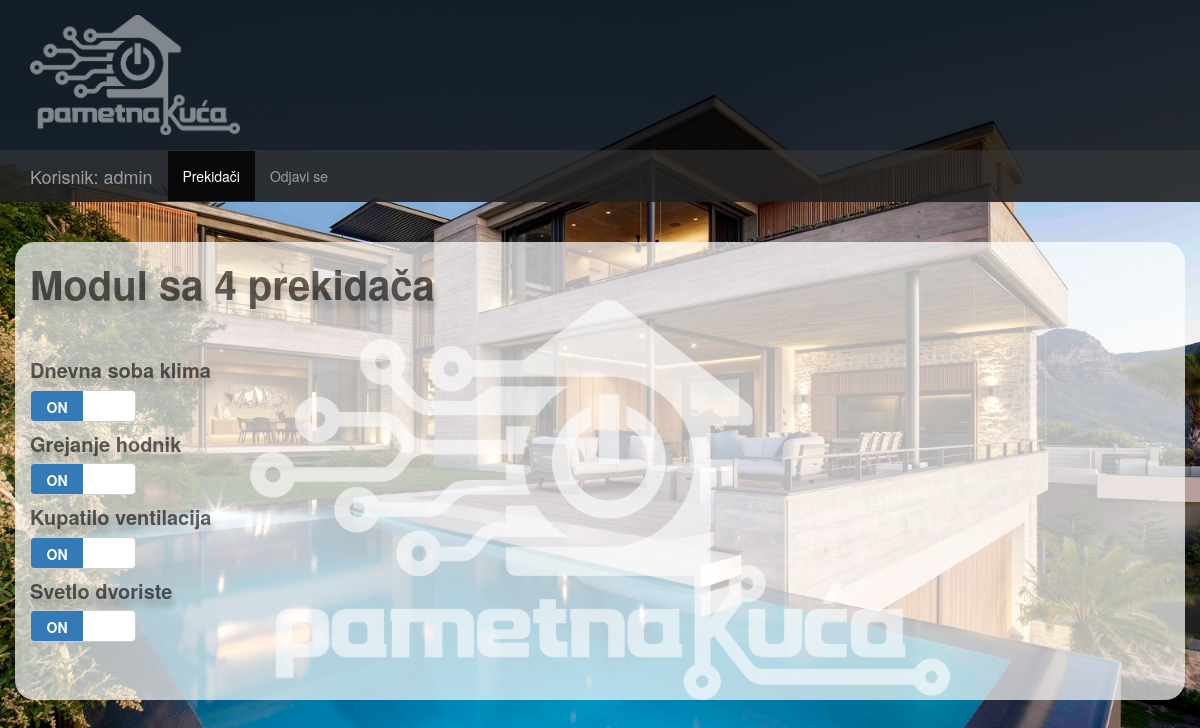
The app's page /smarthomekor.php (signed in) with its own data.
### tables this page shows
CREATE TABLE `korisnici` (
  `id` int(3) UNSIGNED NOT NULL,
  `ime` varchar(20) NOT NULL,
  `prezime` varchar(30) NOT NULL,
  `mail` varchar(50) NOT NULL,
  `korime` varchar(20) NOT NULL,
  `korloz` varchar(256) NOT NULL,
  `status` enum('Administrator','Korisnik','','') NOT NULL,
  `datum` timestamp NOT NULL DEFAULT CURRENT_TIMESTAMP ON UPDATE CURRENT_TIMESTAMP,
  `pr1` int(11) NOT NULL DEFAULT '0',
  `pr2` int(11) NOT NULL DEFAULT '0',
  `pr3` int(11) NOT NULL DEFAULT '0',
  `pr4` int(11) NOT NULL DEFAULT '0'
);

CREATE TABLE `prekidaci` (
  `p1` text NOT NULL,
  `p2` text NOT NULL,
  `p3` text NOT NULL,
  `p4` text NOT NULL
);

### session.php (called while the page is built, shortened)
<?php
$db=@mysqli_connect("localhost", "root", "", "users") or die ("Neuspela konekcija na bazu");
mysqli_query($db, "SET NAMES UTF8");
$user_check=$_SESSION['login_user'];
$upit="select korime from korisnici where korime='$user_check'";
$prek="select * from prekidaci";
$rez=mysqli_query($db, $upit);
$rezprek=mysqli_query($db, $prek);
$row = mysqli_fetch_assoc($rez);
$rowprek = mysqli_fetch_assoc($rezprek);
$login_session =$row['korime'];
$p1=$rowprek['p1'];
$p2=$rowprek['p2'];
$p3=$rowprek['p3'];
$p4=$rowprek['p4'];
?>

### smarthomekor.php (the view, shortened to what this page needs)
<?php
include('session.php');
?>
<html>
<head>
<link href="bootstrap.css" rel="stylesheet">
<link href="bootstrap-switch.css" rel="stylesheet">
</head>
<body data-spy="scroll" data-target="#myScrollspy" data-offset="15">
<div class="container-fluid" style=" background-color: rgba(0,0,0,0.8); color:#fff; height:150px;">
  <div class="container"><img src="images/logo1.png" style="padding-top:15px; height:90%; opacity:0.8;"></div>
</div>
<nav class="navbar navbar-inverse" style="border-radius:0px">
  <div class="container">
    <div class="navbar-header">
      <a class="navbar-brand">
	  <?php echo "Korisnik: ".$login_session; ?>
	  </a>
    </div>
    <ul class="nav navbar-nav">
      <li class="active"><a href="smarthomekor.php">Prekidači</a></li>
	  <li><a href="logout.php">Odjavi se</a></li>
    </ul>
  </div>
</nav>
<br>
<div class="container" style="background-color:rgba(255, 255, 255, 0.7); border-radius:20px; padding-bottom: 50px;">
<h3 class="naslovna" style="font-size: 40px">Modul sa 4 prekidača</h3> <br> <br>
<div>
	<div>
    <label class="naslovna" style="font-size: 20px" id="lbl1" for="relay1"><?php echo $p1; ?></label>
	<p style="height:30px">
	</p>
    <label class="naslovna" style="font-size: 20px" id="lbl2" for="relay2"><?php echo $p2; ?></label>
	<p style="height:30px">
	</p>
    <label id="lbl3" class="naslovna" style="font-size: 20px" for="relay3"><?php echo $p3; ?></label>
	<p style="height:30px">
	</p>
    <label id="lbl4" class="naslovna" style="font-size: 20px" for="relay4"><?php echo $p4; ?></label><br>
	<p style="height:30px">
	</p>
</div>
</div>
</div>
</body>
</html>

### records on screen
korisnici: korime "admin"
prekidaci: p1 "Dnevna soba klima", p2 "Grejanje hodnik", p3 "Kupatilo ventilacija", p4 "Svetlo dvoriste"
